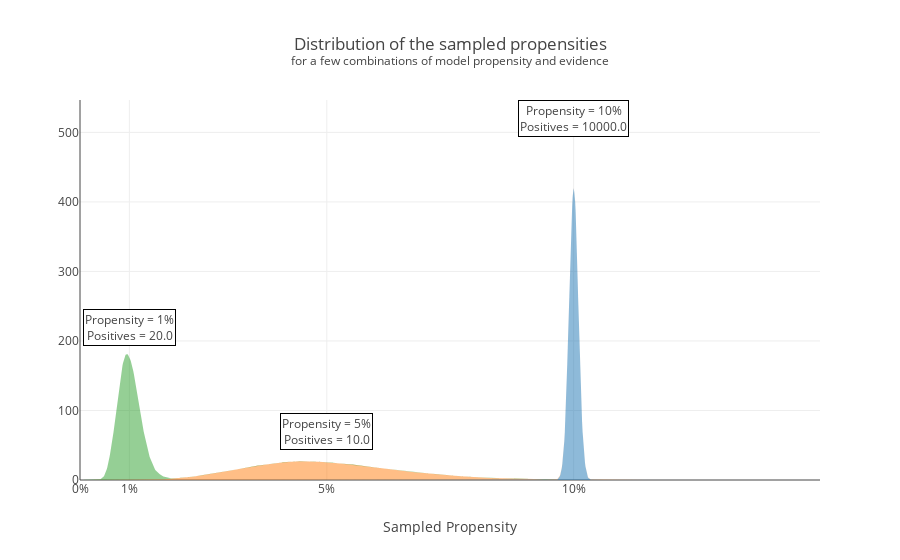

Notebook code for this chart:
### Markdown cell above
## Beta distribution

In principle, Thompson Sampling is based on the $\beta$-distribution (https://en.wikipedia.org/wiki/Beta_distribution) with "positive" and "negative" responses as the shape parameters. 

But for practical reasons, instead of using $\beta(positives, negatives)$, we approximate this with $\beta(p*evidence, (1-p)*evidence)$.

### Using Positives directly

With https://agilestudio.pega.com/prweb/AgileStudio/app/agilestudio/bugs/BUG-803575 we will
change the implementation in NBAD to use the positives directly so it will become $p + \beta(positives, negatives) - \frac{positives}{evidence}$ with $evidence = positives + negatives$.

### Visualization of Thompson Sampling

Here we show the distribution for a few combinations of model propensity and evidence. Note that the distributions
do not have their top at exactly the model propensity. This is because the beta distribution gives values in the
range 0..1 so for the (typical) small propensity values, the distribution is somewhat right-tailed.

### Code cell
DistributionOfSampled

### Figure 1 — Plotly figure (JSON) as saved in the notebook; plotly's stock layout.template omitted (floating-point values rounded to 4 significant figures; data arrays with more than 128 entries replaced by an {"elided": "..."} marker saying what was removed)
{"data": [{"fillpattern": {"shape": ""}, "hovertemplate": "Propensity=0.1<br>Sampled Propensity=%{x}<br>=%{y}<extra></extra>", "legendgroup": "0.1", "line": {"color": "#1F77B4", "width": 0}, "marker": {"symbol": "circle"}, "mode": "lines", "name": "0.1", "orientation": "v", "showlegend": true, "stackgroup": "1", "type": "scatter", "x": {"elided": "1500 float values"}, "xaxis": "x", "y": {"elided": "1500 float values"}, "yaxis": "y"}, {"fillpattern": {"shape": ""}, "hovertemplate": "Propensity=0.05<br>Sampled Propensity=%{x}<br>=%{y}<extra></extra>", "legendgroup": "0.05", "line": {"color": "#FF7F0E", "width": 0}, "marker": {"symbol": "circle"}, "mode": "lines", "name": "0.05", "orientation": "v", "showlegend": true, "stackgroup": "1", "type": "scatter", "x": {"elided": "1500 float values"}, "xaxis": "x", "y": {"elided": "1500 float values"}, "yaxis": "y"}, {"fillpattern": {"shape": ""}, "hovertemplate": "Propensity=0.01<br>Sampled Propensity=%{x}<br>=%{y}<extra></extra>", "legendgroup": "0.01", "line": {"color": "#2CA02C", "width": 0}, "marker": {"symbol": "circle"}, "mode": "lines", "name": "0.01", "orientation": "v", "showlegend": true, "stackgroup": "1", "type": "scatter", "x": {"elided": "1500 float values"}, "xaxis": "x", "y": {"elided": "1500 float values"}, "yaxis": "y"}], "layout": {"annotations": [{"bgcolor": "#FFFFFF", "bordercolor": "#000000", "showarrow": false, "text": "Propensity = 10%<br>Positives = 10000.0", "x": 0.1, "y": 520}, {"bgcolor": "#FFFFFF", "bordercolor": "#000000", "showarrow": false, "text": "Propensity = 5%<br>Positives = 10.0", "x": 0.05, "y": 70}, {"bgcolor": "#FFFFFF", "bordercolor": "#000000", "showarrow": false, "text": "Propensity = 1%<br>Positives = 20.0", "x": 0.01, "y": 220}], "legend": {"title": {"text": "Propensity"}, "tracegroupgap": 0}, "showlegend": false, "title": {"text": "Distribution of the sampled propensities<br><sup>for a few combinations of model propensity and evidence</sup>"}, "xaxis": {"anchor": "y", "domain": [0, 1], "tickformat": ",.0%", "tickmode": "array", "tickvals": [0, 0.01, 0.05, 0.1], "title": {"text": "Sampled Propensity"}}, "yaxis": {"anchor": "x", "domain": [0, 1], "title": {"text": ""}, "visible": true}}}
